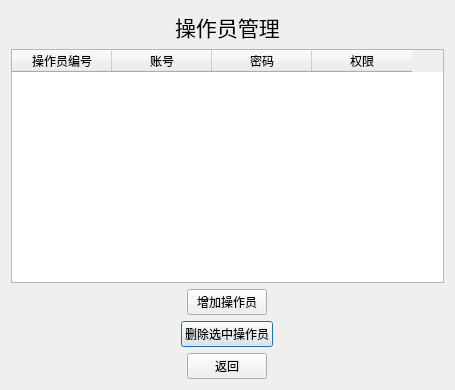
<?xml version="1.0" encoding="UTF-8"?>
<ui version="4.0">
 <class>Dialog</class>
 <widget class="QDialog" name="Dialog">
  <property name="geometry">
   <rect>
    <x>0</x>
    <y>0</y>
    <width>455</width>
    <height>390</height>
   </rect>
  </property>
  <property name="windowTitle">
   <string>操作员管理</string>
  </property>
  <property name="styleSheet">
   <string notr="true">background-image: url(:/back.jpg);</string>
  </property>
  <layout class="QGridLayout" name="gridLayout">
   <item row="0" column="0" alignment="Qt::AlignHCenter">
    <widget class="QLabel" name="label">
     <property name="font">
      <font>
       <family>微软雅黑</family>
       <pointsize>16</pointsize>
      </font>
     </property>
     <property name="text">
      <string>操作员管理</string>
     </property>
    </widget>
   </item>
   <item row="3" column="0" alignment="Qt::AlignHCenter">
    <widget class="QPushButton" name="deleteButton">
     <property name="text">
      <string>删除选中操作员</string>
     </property>
    </widget>
   </item>
   <item row="1" column="0">
    <widget class="QTableWidget" name="tableWidget">
     <property name="editTriggers">
      <set>QAbstractItemView::NoEditTriggers</set>
     </property>
     <column>
      <property name="text">
       <string>操作员编号</string>
      </property>
     </column>
     <column>
      <property name="text">
       <string>账号</string>
      </property>
     </column>
     <column>
      <property name="text">
       <string>密码</string>
      </property>
     </column>
     <column>
      <property name="text">
       <string>权限</string>
      </property>
     </column>
    </widget>
   </item>
   <item row="2" column="0" alignment="Qt::AlignHCenter">
    <widget class="QPushButton" name="addButton">
     <property name="text">
      <string>增加操作员</string>
     </property>
    </widget>
   </item>
   <item row="4" column="0" alignment="Qt::AlignHCenter">
    <widget class="QPushButton" name="returnButton">
     <property name="text">
      <string>返回</string>
     </property>
    </widget>
   </item>
  </layout>
 </widget>
 <resources>
  <include location="background_image.qrc"/>
 </resources>
 <connections/>
</ui>
